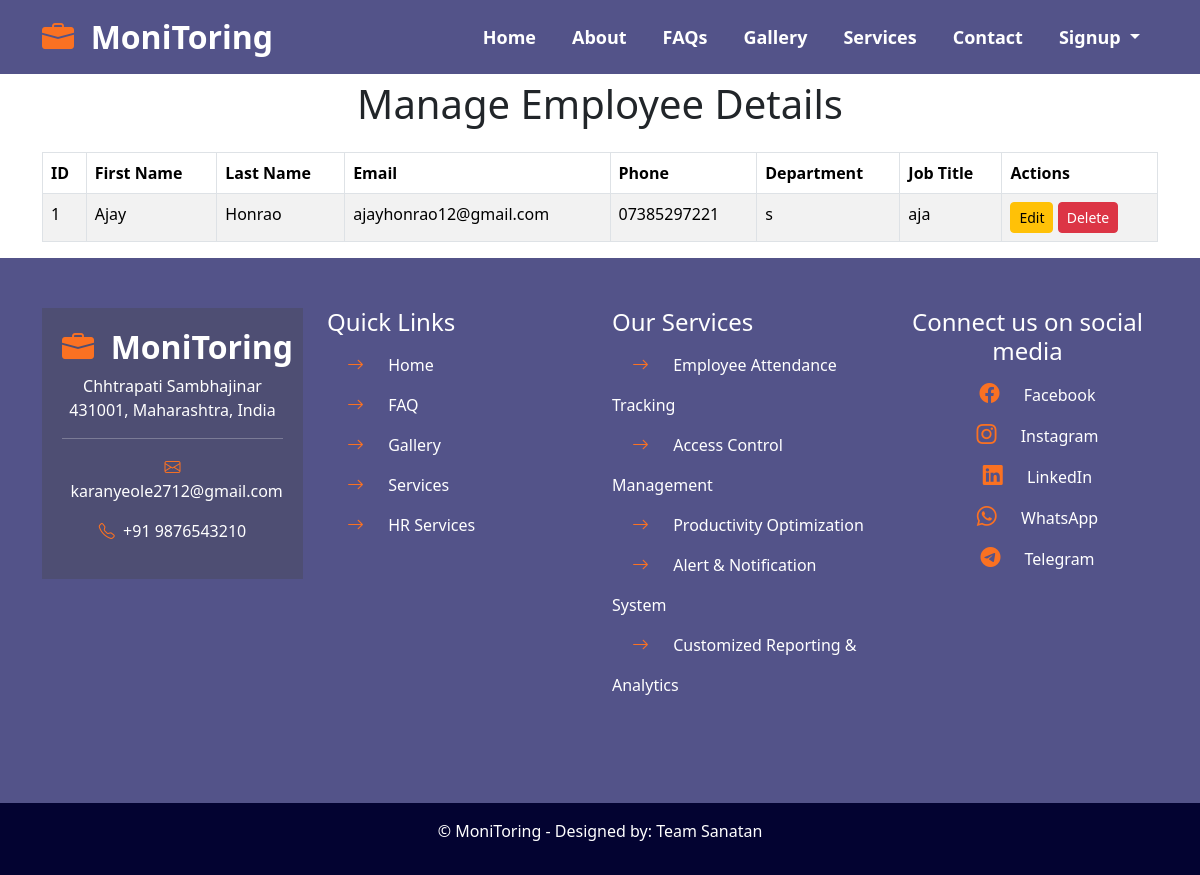
The app's page /manage_employees, older data.
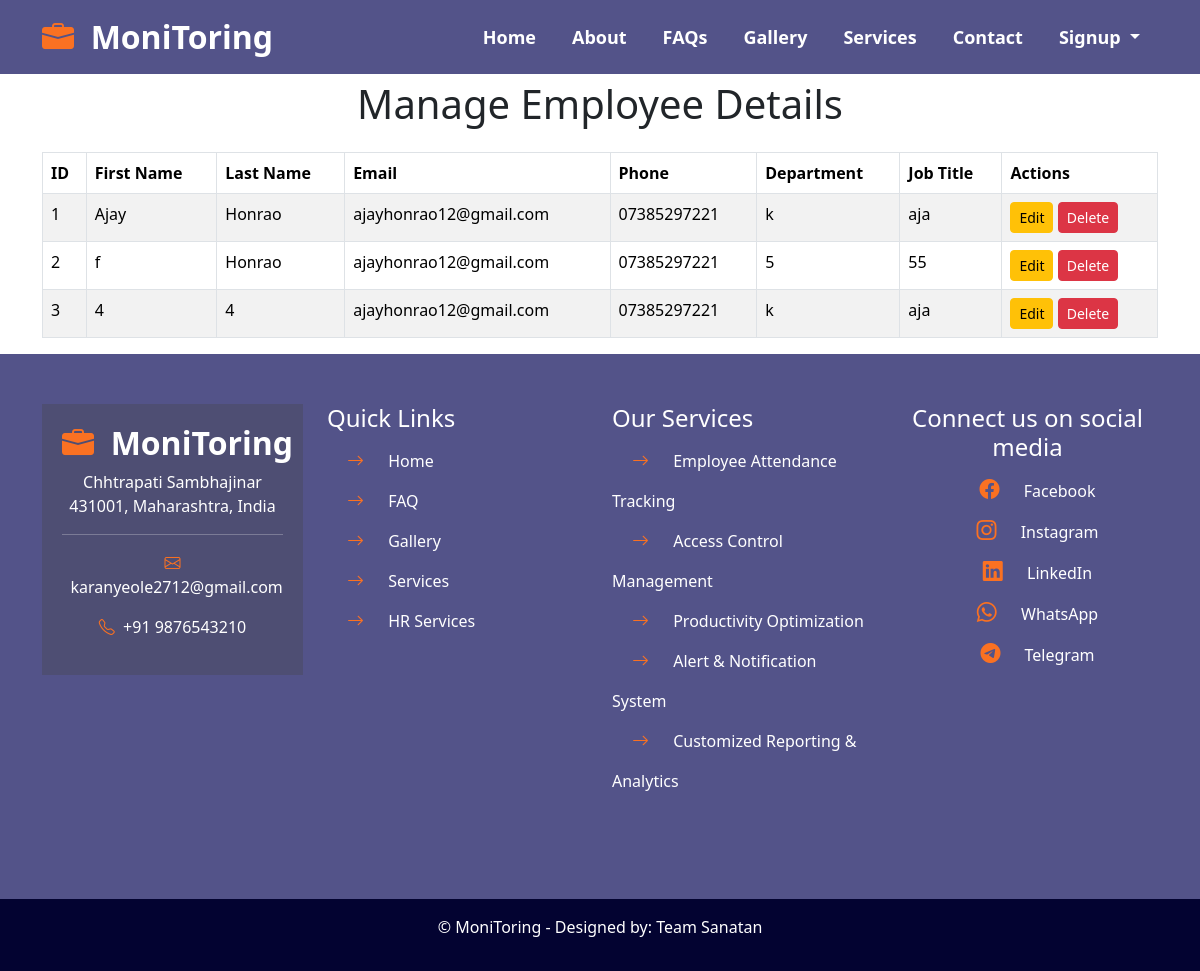
The same page, newer data.
### tables this page shows
CREATE TABLE employees (
            id INTEGER PRIMARY KEY AUTOINCREMENT,
            first_name TEXT,
            last_name TEXT,
            dob TEXT,
            gender TEXT,
            email TEXT,
            phone TEXT,
            address TEXT,
            job_title TEXT,
            department TEXT,
            salary REAL,
            emergency_contact_name TEXT,
            emergency_contact_phone TEXT
        );

### app.py (the view)
@app.route('/manage_employees', methods=['GET'])
def manage_employees():
    conn = sqlite3.connect('employees.db')
    cursor = conn.cursor()
    cursor.execute("SELECT * FROM employees")
    employees = cursor.fetchall()
    conn.close()
    return render_template("manage_employees.html", employees=employees)

### templates/manage_employees.html (shortened to what this page needs)
{% include 'top.html' %}
<div class="container" style="padding-top: 80px;">
    {% if not employee %}
        <h1 class="text-center mb-4">Manage Employee Details</h1>
        {% if not employees %}
        <div class="alert alert-warning text-center">
            No employees available. Please add employees to manage.
        </div>
        {% else %}
        <table class="table table-bordered table-striped">
            <thead>
                <tr>
                    <th>ID</th>
                    <th>First Name</th>
                    <th>Last Name</th>
                    <th>Email</th>
                    <th>Phone</th>
                    <th>Department</th>
                    <th>Job Title</th>
                    <th>Actions</th>
                </tr>
            </thead>
            <tbody>
                {% for employee in employees %}
                <tr>
                    <td>{{ employee[0] }}</td>
                    <td>{{ employee[1] }}</td>
                    <td>{{ employee[2] }}</td>
                    <td>{{ employee[5] }}</td>
                    <td>{{ employee[6] }}</td>
                    <td>{{ employee[9] }}</td>
                    <td>{{ employee[8] }}</td>
                    <td>
                        <a href="{{ url_for('edit_employee', employee_id=employee[0]) }}" class="btn btn-sm btn-warning">Edit</a>
                        <form action="{{ url_for('delete_employee', employee_id=employee[0]) }}" method="POST" style="display:inline;">
                            <button type="submit" class="btn btn-sm btn-danger">Delete</button>
                        </form>
                    </td>
                </tr>
                {% endfor %}
            </tbody>
        </table>
        {% endif %}
    {% endif %}
</div>
{% include 'bottom.html' %}

### templates/top.html (shortened to what this page needs)
<!DOCTYPE html>
<html lang="en">
<head>
    <link href="https://cdn.jsdelivr.net/npm/bootstrap@5.3.3/dist/css/bootstrap.min.css" rel="stylesheet">
    <link rel="stylesheet" href="https://cdn.jsdelivr.net/npm/bootstrap-icons@1.11.3/font/bootstrap-icons.min.css">
    <link rel="stylesheet" href="{{ url_for('static', filename='css/style.css') }}">
</head>
<body>
<nav class="navbar navbar-expand-lg navbar-dark fixed-top">
  <div class="container">
      <a class="navbar-brand" href="#"><i class="bi bi-briefcase-fill"></i>&nbsp;&nbsp;MoniToring</a>
      <div class="collapse navbar-collapse" id="navbarNav">
          <ul class="navbar-nav ms-auto">
              <li class="nav-item active">
                  <a class="nav-link active" aria-current="page" href="{{ url_for('index') }}">Home</a>
              </li>
              <li class="nav-item">
                  <a class="nav-link" href="{{ url_for('index') }}#about">About</a>
              </li>
              <li class="nav-item">
                  <a class="nav-link" href="{{ url_for('faq') }}">FAQs</a>
              </li>
              <li class="nav-item">
                  <a class="nav-link" href="{{ url_for('gallery') }}">Gallery</a>
              </li>
              <li class="nav-item">
                  <a class="nav-link" href="{{ url_for('services') }}" id="services-link">Services</a>
              </li>
              <li class="nav-item">
                  <a class="nav-link" href="{{ url_for('index') }}#contact">Contact</a>
              </li>
              <li class="nav-item dropdown">
                  <a class="nav-link dropdown-toggle" href="#" id="signupDropdown" role="button" data-bs-toggle="dropdown" aria-expanded="false">
                      Signup
                  </a>
              </li>
          </ul>
      </div>
  </div>
</nav>

### templates/bottom.html (shortened to what this page needs)
<section id="footer" class="footer">
  <div class="container">
    <div class="row">
      <div class="col-md-3">
        <div class="contactdetails text-center mb-5">
          <h4><a class="navbar-brand" href="#"><i class="bi bi-briefcase-fill"></i>&nbsp;&nbsp;MoniToring</a></h4>
          <p>Chhtrapati Sambhajinar 431001, Maharashtra, India </p>
          <hr>
          <p><a href="mailto:karanyeole2712@gmail.com" style="color: inherit;"><i class="bi bi-envelope"></i>&nbsp;&nbsp;karanyeole2712@gmail.com</a></p>
          <p><i class="bi bi-telephone"></i>&nbsp;&nbsp;+91 9876543210</p>
        </div>
      </div>
      <div class="col-md-3 col-6">
        <div class="quicklinks mb-5">
          <h4>Quick Links</h4>
          <ul>
            <li><a href="{{ url_for('index') }}"><i class="bi bi-arrow-right"></i> Home</a></li>
            <li><a href="{{ url_for('faq') }}"><i class="bi bi-arrow-right"></i> FAQ</a></li>
            <li><a href="{{ url_for('gallery') }}"><i class="bi bi-arrow-right"></i> Gallery</a></li>
            <li><a href="{{ url_for('services') }}"><i class="bi bi-arrow-right"></i> Services</a></li>
            <li><a href="{{ url_for('hr_services') }}"><i class="bi bi-arrow-right"></i> HR Services</a></li>
          </ul>
        </div>
      </div>
      <div class="col-md-3">
        <div class="footerservices mb-5">
          <h4>Our Services</h4>
          <ul>
            <li><i class="bi bi-arrow-right"></i> Employee Attendance Tracking</li>
            <li><i class="bi bi-arrow-right"></i> Access Control Management</li>
            <li><i class="bi bi-arrow-right"></i> Productivity Optimization</li>
            <li><i class="bi bi-arrow-right"></i> Alert & Notification System</li>
            <li><i class="bi bi-arrow-right"></i> Customized Reporting & Analytics</li>
          </ul>
        </div>
      </div>
      <div class="col-md-3 col-6 text-center">
        <div class="footersocial mb-5">
          <h4>Connect us on social media</h4>
          <ul>
            <li><a href="https://facebook.com/yourprofile" target="_blank" style="color: inherit;"><i class="bi bi-facebook"></i> Facebook</a></li>
            <li><a href="https://www.instagram.com/im_karan1818/?hl=en" target="_blank" style="color: inherit;"><i class="bi bi-instagram"></i> Instagram</a></li>
            <li><a href="https://www.linkedin.com/in/karan-yeole-5467b822a/" target="_blank" style="color: inherit;"><i class="bi bi-linkedin"></i> LinkedIn</a></li>
            <li><a href="https://wa.me/7020291464" target="_blank" style="color: inherit;"><i class="bi bi-whatsapp"></i> WhatsApp</a></li>
            <li><a href="https://telegram.me/workmonitor" target="_blank" style="color: inherit;"><i class="bi bi-telegram"></i> Telegram</a></li>
          </ul>
        </div>
      </div>
    </div>
  </div>
</section>
<div class="container-fluid">
<div class="row p-3 text-center copyright">
  <p class="text-white">&copy; MoniToring - Designed by: Team Sanatan</p>
</div>
</div>
</body>
</html>

### static/css/style.css (style rules this page uses)
.navbar { background-color: rgb(83, 83, 137); }
.nav-item { padding: 0px 10px; }
.navbar-brand { font-size: 32px; font-weight: 700; }
.navbar-brand i { color: #fa7122; font-size: 32px; font-weight: 700 !important; }
.nav-link { font-size: 18px; font-weight: 600; color: #fff; transition: color 0.3s; }
section { padding: 50px 0px; }
.about p, li { line-height: 30px; }
.footer { background-color: #535389; color: #fff; }
.contactdetails { background-color: #4e4e73; padding: 20px; text-align: center; }
.contactdetails i { color: #fa7122; }
.quicklinks ul { list-style-type: none; padding: 0px; }
.quicklinks li { font-size: 16px; line-height: 40px; }
.quicklinks i { color: #fa7122; padding: 20px; font-size: 17px; }
.footerservices ul { list-style-type: none; padding: 0px; }
.footerservices li { line-height: 40px; }
.footerservices i { color: #fa7122; padding: 20px; font-size: 17px; }
.footersocial ul { list-style-type: none; padding: 0px; }
.footersocial li { line-height: 40px; }
.footersocial i { color: #fa7122; font-size: 20px; padding: 20px; }
.copyright { background-color:#030331 ; }

### templates/bottom.html (style rules this page uses)
#footer a { color: white; text-decoration: none; }

Row changes from the older to the newer data that the page shows:
changed employees "Ajay": department "s" → "k"
added employees: id "2", first_name "f", last_name "Honrao", email "ajayhonrao12@gmail.com", phone "07385297221", department "5", job_title "55"
added employees: id "3", first_name "4", last_name "4", email "ajayhonrao12@gmail.com", phone "07385297221", department "k", job_title "aja"
